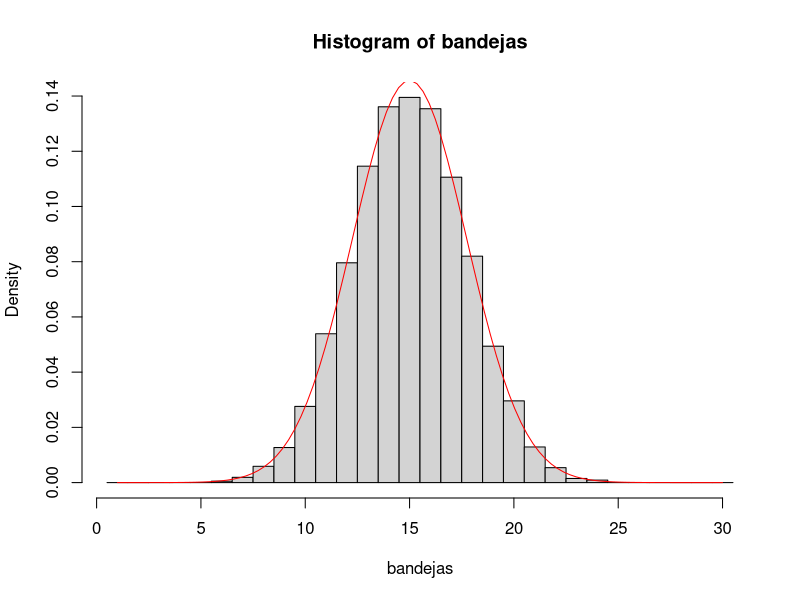

This figure's R source:
## ---- chunk 1
bolitas <- 10000 # catidad de bolitas
n <- 30          # numero de niveles
p <- .5          # probabilidad de decision
bandejas <- replicate(bolitas, # el numero de bolitas o trayectorias
                      sum( sample(c(0,1), n, prob=c(0.5, 0.5), replace = TRUE) )) # suma sobre cada trayectoria
## ---- chunk 2
hist(bandejas,               # distribucion del resultado de las bandejas
     prob = TRUE, 			     # graficamos proporciones de las frecuencias
     breaks = c(0:n+1)-0.5)  # resto 0.5 para centrar las clases en cada bandeja
x <- seq(1,30, length.out = 100)				        # generamos 100 puntos en el rango
y <- dnorm(x, mean = n*p, sd = sqrt(n*p*(1-p))) # Funcion de dencidad de la normal 
lines(x, y, col = "red") # dibujamos la curva de la normal en rojo
